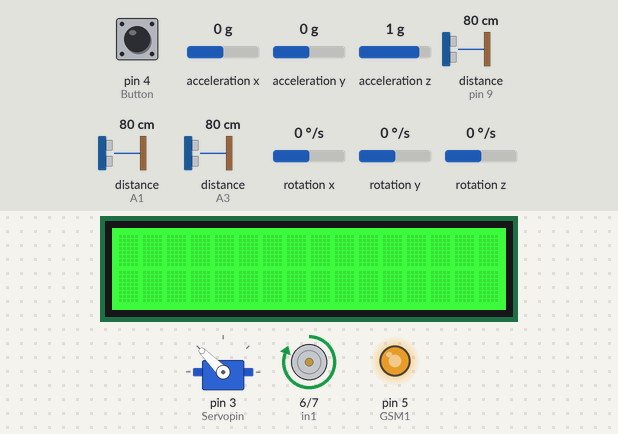
Simulated run of this sketch. Board: Arduino Uno, built with avr-gcc and run on an emulated ATmega328P. Shown: servo, 16×2 character LCD, motor-driver pin pairs drawn as motors (green arrow = first pin HIGH = forward, orange = second pin HIGH = backward, longer = more drive), output pins drawn as LEDs (lit = HIGH). The test bench sets the inputs (shaded band); at power-on: distance to the obstacle (sensors on pin 9, A1, A3) 80 cm, rotation z 0 °/s, pin 4 (Button) HIGH, acceleration x 0 g, acceleration y 0 g, acceleration z 1 g, rotation x 0 °/s, rotation y 0 °/s. The echo pulse lasts 58.3 µs per cm; pins used as bus, display or sensor lines are not drawn.

Above: at 7.2 s.
7.3 s: distance to the obstacle (sensor on pin 9) set to 77 cm
At 8.6 s:
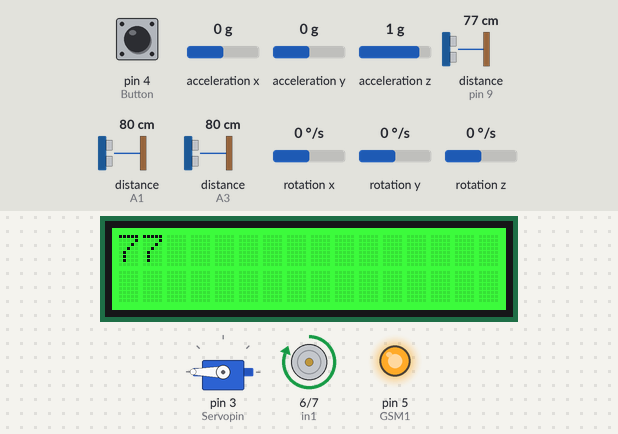
9.2 s: rotation z set to 23 °/s
12.2 s: rotation z set to 27 °/s
At 12.8 s:
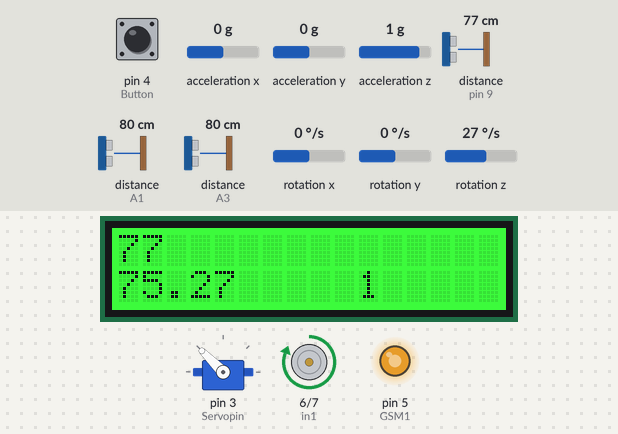
13.9 s: distance to the obstacle (sensor on A1) set to 66 cm
15.4 s: distance to the obstacle (sensor on A1) set to 57 cm
At 16.0 s:
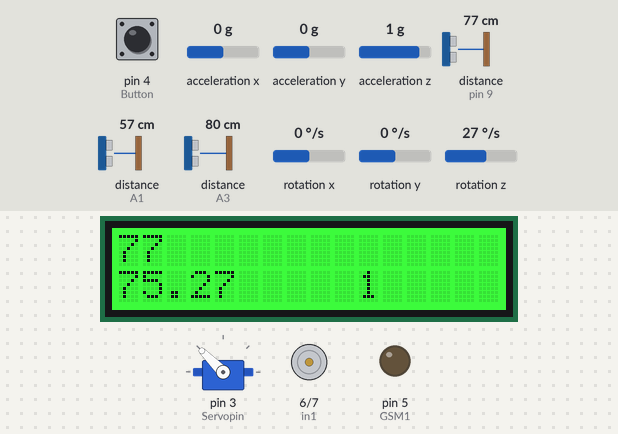
Timing chart, 0 to 17.9 s (numbered marks = the images above; inputs shaded):
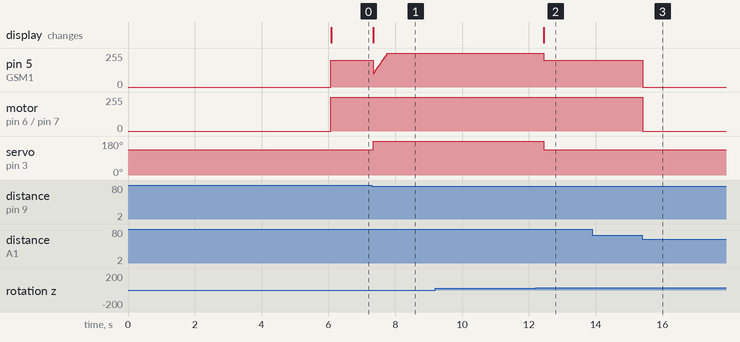

The sketch:

Kurventest.ino
```cpp
//hauptprogramm ohne Hindernisse V1

//Belegung der Pins
//button = 4
//kamera = 10-13
//Ultraschall = 5-6
//I2C Bus = A4-A5
//MotorSpeed = 9
//Motorichtung = 7-8
//Abstandsmesser (Lox's) = A0-A1
//Servo Lenkung = 3
//frei = A2-A3


//--------------------------------------------

//Servo Abteilung libraries
#include <Servo.h>
//-------------------------------------------------

//libraries rgb
#include <Wire.h>
#include "rgb_lcd.h"
//-----------------------------------------------------

//adafrucht
#include "Adafruit_VL53L0X.h"
//--------------------------------------------------

//gyro
#include <MPU6050_light.h>
//---------------------------------------------------

//gyro
MPU6050 mpu(Wire);

//servo pin
int Servopin = 3;
int mittig = 135;
// Erstelle ein Servo-Objekt
Servo servo;
//timer
unsigned long start_time;
//--------------------------------------------------

//Ultraschall abteil

// Definition der pins

//Vorderer sensor
#define TRIG_PIN_V  8
#define ECHO_PIN_V  9
#define BAUD_RATE  9600

//Linker Sensor
#define TRIG_PIN_L  A0
#define ECHO_PIN_L  A1

//Rechter Sensor
#define TRIG_PIN_R  A2
#define ECHO_PIN_R  A3


// Gleichstrommotor 1
int GSM1 = 5;
int in1 = 6;
int in2 = 7;
int fahrspeed = 200;
int kurvenspeed = 100;

//LCD anschluss
 int Button = 4;
 int colorR = 255;
 int colorG = 0;
 int colorB = 0;
 //LCD screen selbst
 rgb_lcd lcd;

//Adafrucht objekte
#define LOX1P  A0
#define LOX2P  A1


Adafruit_VL53L0X lox1 = Adafruit_VL53L0X();

Adafruit_VL53L0X lox2 = Adafruit_VL53L0X();

//Sensor Adressen
#define LOX1_ADDRESS 0x30
#define LOX2_ADDRESS 0x31


//runden/ecken zähler
int ecken = 0;

 //-------------------------------------------------

//Eigene functions
 void runMotor(int Speed) {
  digitalWrite(in1, HIGH);  // Motor 1 beginnt zu rotieren
  digitalWrite(in2, LOW);
  analogWrite(GSM1, Speed);   // Motor 1 soll mit der Geschwindigkeit "200" (max. 255) rotieren
 }

//Stop programm
void PRGstopp() {
  unsigned long FZ;
    digitalWrite(in1, LOW);
    digitalWrite(in2, LOW);
    analogWrite(GSM1, 0);
  // Speichere die aktuelle Zeit
  FZ = millis() - start_time;
  /*
    lcd.clear();
    lcd.setCursor(0, 0);
    lcd.print("zeit: ");
    lcd.print(FZ);
    */
    delay(9999999);

}


//---------------------------------------------------------------

//Servo Lenkung

//links lenkung
 void links(int Winkel) {
   int P1;
   P1 = mittig + Winkel;
  servo.write(P1);
 }

//rechte lenkung
 void rechts(int Winkel) {
   int P2;
   P2  = mittig - Winkel;
 servo.write(P2);
 }

//geradeaus lenkung
 void mitte () {
 servo.write(mittig);
 }
//-------------------------------------

//US eigene function Vorne
int SpaceUS_V(){
    // Senden des Trigger-Impulses
  digitalWrite(TRIG_PIN_V, LOW);
  delayMicroseconds(2);
  digitalWrite(TRIG_PIN_V, HIGH);
  delayMicroseconds(10);
  digitalWrite(TRIG_PIN_V, LOW);

  // Messung der Dauer des Echo-Impulses
  const unsigned long duration = pulseIn(ECHO_PIN_V, HIGH);

  // Berechnung der Entfernung basierend auf der gemessenen Dauer
  int distance = duration / 29 / 2;

   return distance;
}

//US eigene function Rechts
int SpaceUS_R(){
    // Senden des Trigger-Impulses
  digitalWrite(TRIG_PIN_R, LOW);
  delayMicroseconds(2);
  digitalWrite(TRIG_PIN_R, HIGH);
  delayMicroseconds(10);
  digitalWrite(TRIG_PIN_R, LOW);

  // Messung der Dauer des Echo-Impulses
  const unsigned long duration = pulseIn(ECHO_PIN_R, HIGH);

  // Berechnung der Entfernung basierend auf der gemessenen Dauer
  int distance = duration / 29 / 2;

   return distance;
}

//US eigene function Links
int SpaceUS_L(){
    // Senden des Trigger-Impulses
  digitalWrite(TRIG_PIN_L, LOW);
  delayMicroseconds(2);
  digitalWrite(TRIG_PIN_L, HIGH);
  delayMicroseconds(10);
  digitalWrite(TRIG_PIN_L, LOW);

  // Messung der Dauer des Echo-Impulses
  const unsigned long duration = pulseIn(ECHO_PIN_L, HIGH);

  // Berechnung der Entfernung basierend auf der gemessenen Dauer
  int distance = duration / 29 / 2;

   return distance;
}

//ENDE

//---------------------------------------------------

//ab hier NPC setup
void setup() {
  Wire.begin();
//SERVO SETUP
// Verbinde das Servo an Pin 9
  servo.attach(Servopin);
  mitte();
//-------------------------------------

// Initialisierung der US Pins Vorne
  pinMode(TRIG_PIN_V, OUTPUT);
  pinMode(ECHO_PIN_V, INPUT);

  // Initialisierung der US Pins Links
  pinMode(TRIG_PIN_L, OUTPUT);
  pinMode(ECHO_PIN_L, INPUT);

  // Initialisierung der US Pins Rechts
  pinMode(TRIG_PIN_R, OUTPUT);
  pinMode(ECHO_PIN_R, INPUT);
 //--------------------------------------

//LCD SETUP
  pinMode(Button, INPUT); // Knopf
// set up the LCD's number of columns and rows:
    lcd.begin(16, 2);

    lcd.setRGB(255, 0, 0);
//------------------------------------------------

//MOTOR
//pinmodes motor
  pinMode(GSM1, OUTPUT);
  pinMode(in1, OUTPUT);
  pinMode(in2, OUTPUT);


  /*//ABSTANDSSENSOR SETUP RESET
  digitalWrite(LOX1P, LOW);
  digitalWrite(LOX2P, LOW);
  delay(10);
  // all unreset
  digitalWrite(LOX1P, HIGH);
  digitalWrite(LOX2P, HIGH);
  delay(10);

  // activating LOX1P and resetting LOX2P
  digitalWrite(LOX1P, HIGH);
  digitalWrite(LOX2P, LOW);

  // initing LOX1P
  if(!lox1.begin(LOX1_ADDRESS)) {
    lcd.print(F("LOX1 fail"));
    while(1);
  }
  delay(10);

  // activating LOX2P
  digitalWrite(LOX2P, HIGH);
  delay(10);

  //initing LOX2P
  if(!lox2.begin(LOX2_ADDRESS)) {
    lcd.print(F("LOX2 Fail"));
    while(1);
  }*/


  delay(5000); // 5 Sekunden warten
    byte status = mpu.begin();
  while(status!=0){delay(10);} // stop everything if could not connect to MPU6050
      mpu.calcOffsets(); // gyro and accelero

  //setup fertig, AmpGe schalten == knopf drücken
  lcd.setRGB(255, 130, 0);

  while (digitalRead(Button) == LOW) { // Warten, bis Knopf gedrückt wird
    delay(50);
  }

  //ampel grün weh
  lcd.setRGB(0, 255, 0);

  // Speichere die aktuelle Zeit
  start_time = millis();

  //lenkung mitte
  mitte();

   runMotor(fahrspeed);

 }
//ENDE

//ab hier NPC Loop Luke
 void loop()
 {
 int Abstand;
 int Abstand_L;
 int Abstand_R;

 float winkel;
 float gefahr;


 // Abstand zur Kurve
 mpu.update();
 Abstand = SpaceUS_V();
 mpu.update();
 Abstand_L = SpaceUS_L();
 mpu.update();
 Abstand_R = SpaceUS_R();
 mpu.update();

 if (Abstand_L > 60)
 {

    if (Abstand < 80)
    {
        lcd.setCursor(0, 0);
        lcd.print(Abstand);
        lcd.print("   ");

        mpu.update();
        runMotor(kurvenspeed);
        links(50);

        mpu.update();
        winkel = mpu.getAngleZ();
        gefahr = ecken * 90.0 + 75.0;
        int speed = kurvenspeed;
        while(winkel < gefahr)
        {
            speed = speed + 5;
            delay(10);
            mpu.update();
            winkel = mpu.getAngleZ();
            if (speed < 256)
            {
              runMotor(speed);
              mpu.update();
            }

        }

        mitte();
        runMotor(fahrspeed);
        lcd.setCursor(0, 1);
        lcd.print(winkel);
        lcd.print("     ");

        ecken = ecken + 1;

        lcd.print(ecken);

        // Fahre bis innere Wand in Sicht
        mpu.update();
        Abstand_L = SpaceUS_L();
        mpu.update();
        while (Abstand_L > 60)
        {
          Abstand_L = SpaceUS_L();
          mpu.update();
        }

        // Wenn Ziel erreicht, stopp
        if(ecken == 1)
        {
          PRGstopp();
        }
    }


 }


}
```

Measured:
- the behaviour switches between 80 and 79 cm on distance to the obstacle (sensor on pin 9) (found by bisection; images 0 and 1)
- the behaviour switches between 25 and 26 °/s on rotation z (found by bisection; images 1 and 2)
- the behaviour switches between 61 and 60 cm on distance to the obstacle (sensor on A1) (found by bisection; images 2 and 3)
- after the input at 7.3 s, servo on pin 3 (Servopin): 135° → 180° at once; the display: changes at once (image 1)
- after the input at 9.2 s, every drawn part: stays the same
- after the input at 12.2 s, pin 5 (GSM1): 255/255 → 200/255 after 0.24 s; the display: changes after 0.25 s (image 2)
- after the input at 13.9 s, every drawn part: stays the same
- after the input at 15.4 s, pin 5 (GSM1): 200/255 → 0/255 at once; motor on pin 6 (in1) / pin 7 (in2): forward 255/255 → stopped at once
